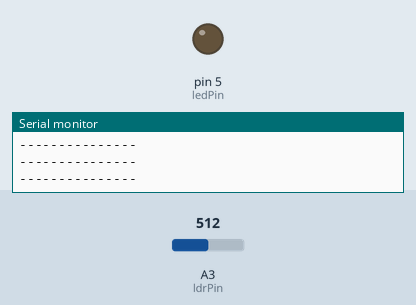
Recording of a sketch running on a simulated Arduino Uno, built with avr-gcc and run on an emulated ATmega328P. Shown: output pins drawn as LEDs (lit = HIGH), the last lines printed to the serial monitor. The test bench sets the inputs (shaded band); at power-on: A3 (ldrPin) = 512.

Above: at 1.2 s.
1.3 s: A3 (ldrPin) set to 319
2.8 s: A3 (ldrPin) set to 292
At 3.3 s:
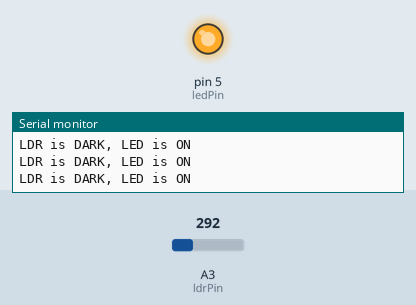
4.3 s: A3 (ldrPin) set to 306
At 5.3 s:
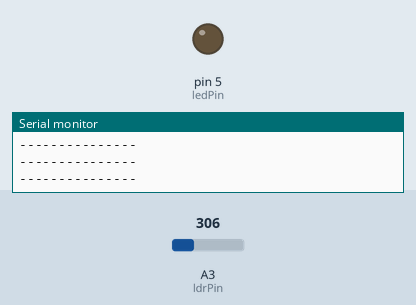
5.8 s: A3 (ldrPin) set to 290
At 6.8 s:
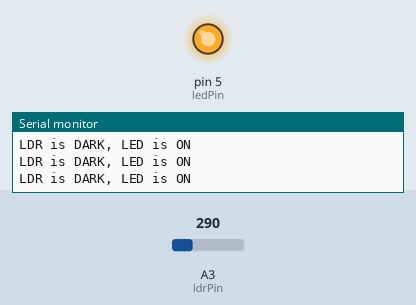
Timing chart, 0 to 8.3 s (numbered marks = the images above; inputs shaded):
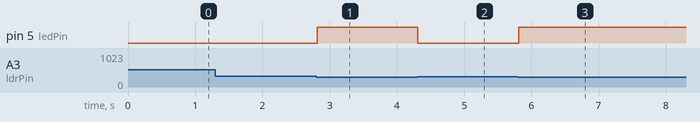

Measured:
- the behaviour switches between 301 and 300 on A3 (ldrPin) (found by bisection; images 0 and 1)
- after the input at 2.8 s, pin 5 (ledPin): LOW → HIGH at once
- after the input at 4.3 s, pin 5 (ledPin): HIGH → LOW at once
- after the input at 5.8 s, pin 5 (ledPin): LOW → HIGH at once

The sketch:

photocell.ino
```cpp
//set pin numbers
//const won't change
const int ledPin = 5;   //the number of the LED pin
const int ldrPin = A3;  //the number of the LDR pin


void setup() {

  Serial.begin(9600);
  pinMode(ledPin, OUTPUT);  //initialize the LED pin as an output
  pinMode(ldrPin, INPUT);   //initialize the LDR pin as an input
}

void loop() {

  int ldrStatus = analogRead(ldrPin);   //read the status of the LDR value

  //check if the LDR status is <= 300
  //if it is, the LED is HIGH

   if (ldrStatus <=300) {

    digitalWrite(ledPin, HIGH);               //turn LED on
    Serial.println("LDR is DARK, LED is ON");

   }
  else {

    digitalWrite(ledPin, LOW);          //turn LED off
    Serial.println("---------------");
  }
}
```
